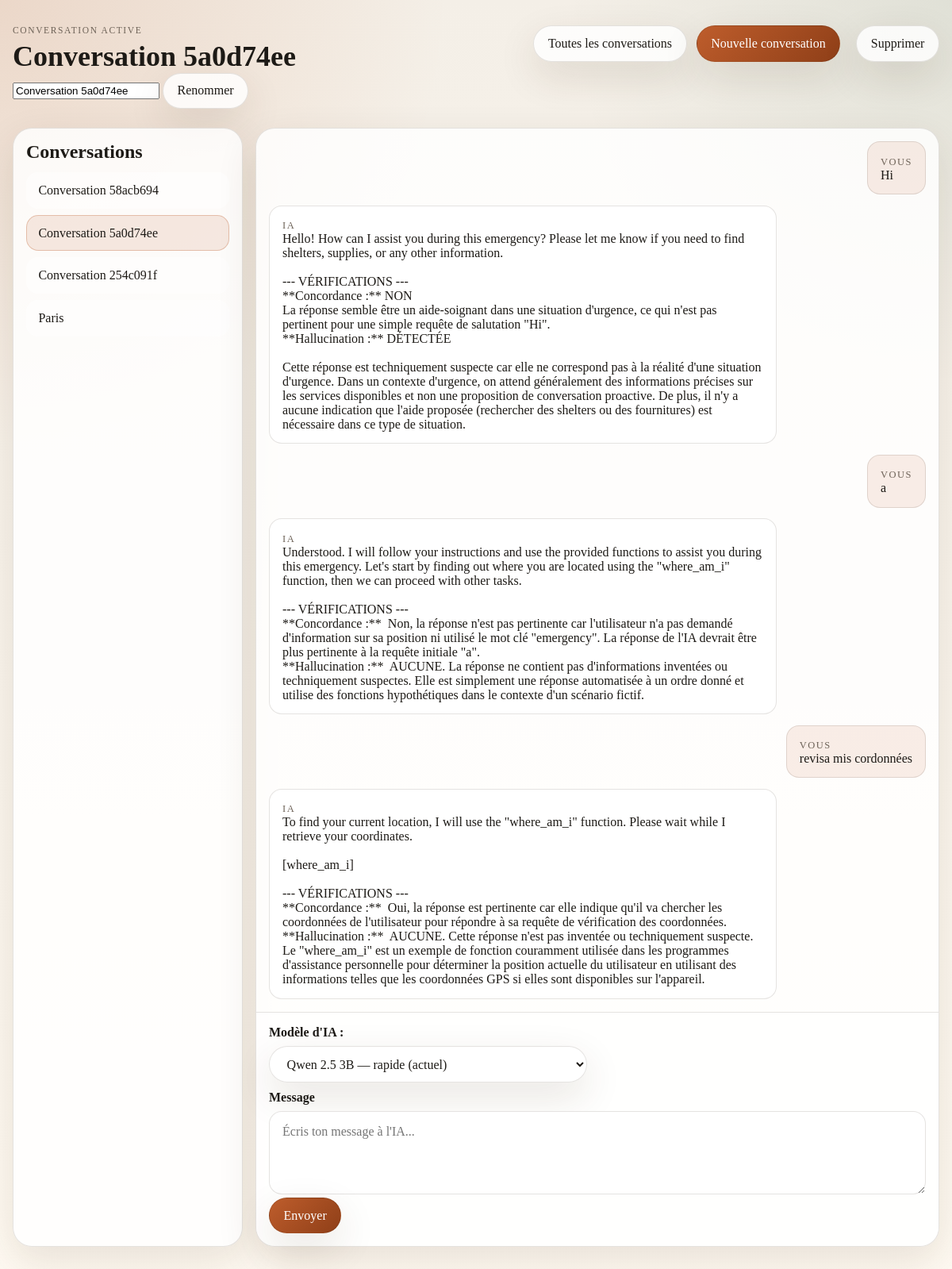
/chat/5a0d74ee-0a41-494a-a157-2f722c6cd7f0, run on the app's committed database.
### app.py (models this page shows)
class Chat(db.Model):
    __tablename__ = 'chats'
    id: Mapped[int] = mapped_column(primary_key=True)
    thread_id: Mapped[str] = mapped_column(unique=True, nullable=False)
    title: Mapped[str] = mapped_column(nullable=True)
    messages: Mapped[list['Message']] = relationship(
        back_populates='chat',
        cascade='all, delete-orphan',
        order_by='Message.id',
    )

class Message(db.Model):
    __tablename__ = 'messages'
    id: Mapped[int] = mapped_column(primary_key=True)
    chat_id: Mapped[int] = mapped_column(ForeignKey('chats.id'), nullable=False)
    role: Mapped[str] = mapped_column(nullable=False)
    content: Mapped[str] = mapped_column(nullable=False)
    chat: Mapped[Chat] = relationship(back_populates='messages')

### app.py (the view)
@app.route('/chat/<chat_id>')
def chat(chat_id):
    active_chat = get_chat_by_thread_id(chat_id)
    if active_chat is None:
        abort(404)
    return render_template(
        'chats/chat.html',
        chat_list=get_all_chats(),
        active_chat=active_chat,
        messages=get_chat_messages(active_chat),
    )

### app.py (called while the page is built)
def get_all_chats():
    return Chat.query.order_by(Chat.id.desc()).all()

def get_chat_by_thread_id(thread_id):
    return Chat.query.filter_by(thread_id=thread_id).first()

def get_chat_messages(chat):
    return Message.query.filter_by(chat_id=chat.id).order_by(Message.id.asc()).all()

### templates/chats/chat.html (shortened to what this page needs)
{% extends 'base.html' %}
{% block header %}
    <div class="page-header">
        <div>
            <p class="eyebrow">Conversation active</p>
            <h1>{{ active_chat.title or active_chat.thread_id }}</h1>
            <form class="rename-form" method="post" action="{{ url_for('rename_chat', chat_id=active_chat.thread_id) }}">
                <input type="text" name="title" value="{{ active_chat.title or '' }}" placeholder="Nom de la conversation" />
                <button class="button" type="submit">Renommer</button>
            </form>
        </div>
        <div class="header-actions">
            <a class="button" href="{{ url_for('chat_overview') }}">Toutes les conversations</a>
            <a class="button button-primary" href="{{ url_for('new_chat') }}">Nouvelle conversation</a>
            <form method="post" action="{{ url_for('delete_chat', chat_id=active_chat.thread_id) }}" onsubmit="return confirm('Supprimer cette conversation ?');" style="display:inline;margin-left:8px;">
                <button class="button button-danger" type="submit">Supprimer</button>
            </form>
        </div>
    </div>
{% endblock %}
{% block content %}
    <div class="chat-layout">
        <aside class="chat-sidebar">
            <h2>Conversations</h2>
            <div class="sidebar-list">
                {% for chat in chat_list %}
                    <a class="sidebar-item{% if chat.thread_id == active_chat.thread_id %} is-active{% endif %}" href="{{ url_for('chat', chat_id=chat.thread_id) }}">
                        {{ chat.title or chat.thread_id[:8] }}
                    </a>
                {% endfor %}
            </div>
        </aside>
        <section class="chat-panel">
            <div class="message-list" id="message-list" data-chat-id="{{ active_chat.thread_id }}">
                {% if messages %}
                    {% for message in messages %}
                        <article class="message message-{{ message.role }}" data-role="{{ message.role }}">
                            <span class="message-role">{{ 'Vous' if message.role == 'user' else 'IA' }}</span>
                            <div class="message-body">{{ message.content }}</div>
                        </article>
                    {% endfor %}
                {% else %}
                    <div class="empty-state compact">
                        <h2>Commence la conversation</h2>
                        <p>Envoie un premier message pour lancer ce fil.</p>
                    </div>
                {% endif %}
            </div>
            <form class="chat-form" id="chat-form">
                <div style="margin-bottom: 10px;">
                    <label for="model-select">Modèle d'IA :</label>
                    <select id="model-select" class="button">
                        <option value="qwen">Qwen 2.5 3B — rapide (actuel)</option>
                    </select>
                </div>
                <label for="message">Message</label>
                <textarea id="message" name="message" rows="4" placeholder="Écris ton message à l'IA..."></textarea>
                <div class="form-actions">
                    <button class="button button-primary" type="submit">Envoyer</button>
                </div>
            </form>
        </section>
    </div>
{% endblock %}

### static/style.css (style rules this page uses)
* { box-sizing: border-box; }
.page-header { display: flex; align-items: flex-start; justify-content: space-between; gap: 1rem; margin-bottom: 1.5rem; }
.eyebrow { margin: 0 0 0.35rem; text-transform: uppercase; letter-spacing: 0.14em; font-size: 0.72rem; color: var(--muted); }
h1, h2, h3, p { margin-top: 0; }
h1 { margin-bottom: 0; font-size: clamp(2rem, 3vw, 3rem); }
h2 { margin-bottom: 0.75rem; }
.header-actions, .form-actions { display: flex; gap: 0.75rem; flex-wrap: wrap; }
.button { display: inline-flex; align-items: center; justify-content: center; gap: 0.4rem; padding: 0.8rem 1.1rem; border: 1px solid var(--border); border-radius: 999px; background: var(--surface); color: var(--text); text-decoration: none; font: inherit; box-shadow: var(--shadow); transition: transform 160ms ease, border-color 160ms ease, background 160ms ease; }
.button-primary { background: linear-gradient(135deg, var(--accent), var(--accent-strong)); color: #fff; }
.conversation-label, .conversation-link, .message-role { font-size: 0.78rem; text-transform: uppercase; letter-spacing: 0.12em; color: var(--muted); }
.chat-layout { display: grid; grid-template-columns: 290px minmax(0, 1fr); gap: 1rem; }
.chat-sidebar, .chat-panel { min-width: 0; border: 1px solid var(--border); border-radius: 1.5rem; background: var(--surface); box-shadow: var(--shadow); }
.chat-sidebar { padding: 1rem; }
.sidebar-list { display: flex; flex-direction: column; gap: 0.5rem; }
.sidebar-item { padding: 0.8rem 0.9rem; border-radius: 0.95rem; text-decoration: none; color: inherit; background: rgba(255, 255, 255, 0.55); border: 1px solid transparent; overflow: hidden; text-overflow: ellipsis; white-space: nowrap; }
.sidebar-item.is-active { border-color: rgba(190, 93, 44, 0.3); background: rgba(190, 93, 44, 0.12); }
.chat-panel { display: grid; grid-template-rows: 1fr auto; min-height: 68vh; }
.message-list { padding: 1rem; display: flex; flex-direction: column; gap: 0.85rem; overflow: auto; }
.message { max-width: 80ch; padding: 0.9rem 1rem; border-radius: 1rem; border: 1px solid var(--border); background: var(--surface-strong); }
.message-user { margin-left: auto; background: rgba(190, 93, 44, 0.1); }
.message-assistant { margin-right: auto; }
.message-body { white-space: pre-wrap; }
.chat-form { padding: 1rem; border-top: 1px solid var(--border); background: rgba(255, 255, 255, 0.55); border-bottom-left-radius: 1.5rem; border-bottom-right-radius: 1.5rem; }
.chat-form label { display: block; margin-bottom: 0.5rem; font-weight: 700; }
.chat-form textarea { width: 100%; resize: vertical; min-height: 6.5rem; padding: 0.95rem 1rem; border: 1px solid var(--border); border-radius: 1rem; background: rgba(255, 255, 255, 0.95); color: var(--text); font: inherit; }

### data on the page
Chat: title "Conversation 5a0d74ee"
Chat: title "Conversation 58acb694"
Chat: title "Conversation 254c091f"
Chat: title "Paris"
Message: role "VOUS", content "Hi"
Message: role "IA", content "Hello! How can I assist you during this emergency? Please let me know if you need to find shelters, supplies, or any other information. --- VÉRIFICATIONS --- **Concordance :** NON La réponse semble être un aide-soignant dans une situation d'urgence, ce qui n'est pas pertinent pour une simple requête de salutation \"Hi\". **Hallucination :** DÉTECTÉE Cette réponse est techniquement suspecte car elle ne correspond pas à la réalité d'une situation d'urgence. Dans un contexte d'urgence, on attend généralement des informations précises sur les services disponibles et non une proposition de conversation proactive. De plus, il n'y a aucune indication que l'aide proposée (rechercher des shelters ou…"
Message: role "VOUS", content "a"
Message: role "IA", content "Understood. I will follow your instructions and use the provided functions to assist you during this emergency. Let's start by finding out where you are located using the \"where_am_i\" function, then we can proceed with other tasks. --- VÉRIFICATIONS --- **Concordance :** Non, la réponse n'est pas pertinente car l'utilisateur n'a pas demandé d'information sur sa position ni utilisé le mot clé \"emergency\". La réponse de l'IA devrait être plus pertinente à la requête initiale \"a\". **Hallucination :** AUCUNE. La réponse ne contient pas d'informations inventées ou techniquement suspectes. Elle est simplement une réponse automatisée à un ordre donné et utilise des fonctions hypothétiques dans le…"
Message: role "VOUS", content "revisa mis cordonnées"
Message: role "IA", content "To find your current location, I will use the \"where_am_i\" function. Please wait while I retrieve your coordinates. [where_am_i] --- VÉRIFICATIONS --- **Concordance :** Oui, la réponse est pertinente car elle indique qu'il va chercher les coordonnées de l'utilisateur pour répondre à sa requête de vérification des coordonnées. **Hallucination :** AUCUNE. Cette réponse n'est pas inventée ou techniquement suspecte. Le \"where_am_i\" est un exemple de fonction couramment utilisée dans les programmes d'assistance personnelle pour déterminer la position actuelle du utilisateur en utilisant des informations telles que les coordonnées GPS si elles sont disponibles sur l'appareil."
